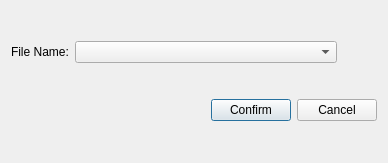
<?xml version="1.0" encoding="UTF-8"?>
<ui version="4.0">
 <class>Dialog</class>
 <widget class="QDialog" name="Dialog">
  <property name="geometry">
   <rect>
    <x>0</x>
    <y>0</y>
    <width>388</width>
    <height>163</height>
   </rect>
  </property>
  <property name="windowTitle">
   <string>Dialog</string>
  </property>
  <layout class="QVBoxLayout" name="verticalLayout">
   <item>
    <layout class="QHBoxLayout" name="horizontalLayout">
     <item>
      <widget class="QLabel" name="label">
       <property name="text">
        <string>File Name:</string>
       </property>
      </widget>
     </item>
     <item>
      <widget class="QComboBox" name="comboBox">
       <property name="enabled">
        <bool>true</bool>
       </property>
       <property name="sizePolicy">
        <sizepolicy hsizetype="Expanding" vsizetype="Fixed">
         <horstretch>0</horstretch>
         <verstretch>0</verstretch>
        </sizepolicy>
       </property>
      </widget>
     </item>
     <item>
      <spacer name="horizontalSpacer_2">
       <property name="orientation">
        <enum>Qt::Horizontal</enum>
       </property>
       <property name="sizeType">
        <enum>QSizePolicy::Preferred</enum>
       </property>
       <property name="sizeHint" stdset="0">
        <size>
         <width>40</width>
         <height>20</height>
        </size>
       </property>
      </spacer>
     </item>
    </layout>
   </item>
   <item>
    <layout class="QHBoxLayout" name="horizontalLayout_2">
     <item>
      <spacer name="horizontalSpacer">
       <property name="orientation">
        <enum>Qt::Horizontal</enum>
       </property>
       <property name="sizeHint" stdset="0">
        <size>
         <width>40</width>
         <height>20</height>
        </size>
       </property>
      </spacer>
     </item>
     <item>
      <widget class="QPushButton" name="pushButton_2">
       <property name="text">
        <string>Confirm</string>
       </property>
      </widget>
     </item>
     <item>
      <widget class="QPushButton" name="pushButton">
       <property name="text">
        <string>Cancel</string>
       </property>
      </widget>
     </item>
    </layout>
   </item>
  </layout>
 </widget>
 <resources/>
 <connections/>
</ui>
